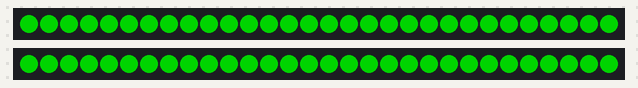
This sketch was run on a simulated Arduino Uno, built with avr-gcc and run on an emulated ATmega328P. On the bench: 2 × 30 RGB LEDs in strip order, left to right. Dim RGB values are drawn brighter than linear.

Above: at 0.16 s.
At 6.0 s:
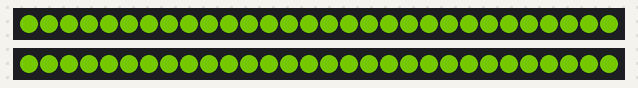
At 19.83 s:
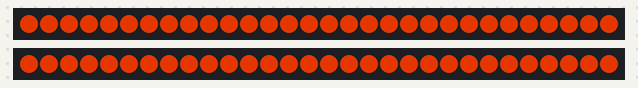
At 39.82 s:
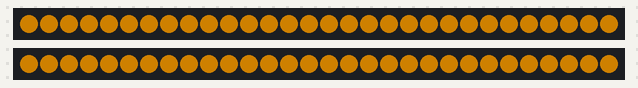

The sketch:

led_example.ino
```cpp
#include <FastLED.h>

// Configuration
#define LED_PIN_1 2         // Pin connected to the first WS2812B strip (D2)
#define LED_PIN_2 3         // Pin connected to the second WS2812B strip (D3)
#define NUM_LEDS 30         // Number of LEDs in each strip
#define BRIGHTNESS 255      // Brightness of LEDs (0-255)
#define TRANSITION_DELAY 10 // Delay in milliseconds between updates

CRGB leds1[NUM_LEDS]; // Define the LED array for the first strip
CRGB leds2[NUM_LEDS]; // Define the LED array for the second strip

void setup() {
  // Initialize the LED strips
  FastLED.addLeds<WS2812B, LED_PIN_1, GRB>(leds1, NUM_LEDS);
  FastLED.addLeds<WS2812B, LED_PIN_2, GRB>(leds2, NUM_LEDS);
  FastLED.setBrightness(BRIGHTNESS);
}

void loop() {
  // Colors
  CRGB green = CRGB::Green;
  CRGB red = CRGB::Red;

  // Transition from green to red
  for (float blendFactor = 0.0; blendFactor <= 1.0; blendFactor += 0.01) {
    CRGB blendedColor = blendColors(green, red, blendFactor);
    fillStrip(leds1, blendedColor); // Update the first strip
    fillStrip(leds2, blendedColor); // Update the second strip
    delay(TRANSITION_DELAY);
  }

  // Transition from red to green
  for (float blendFactor = 1.0; blendFactor >= 0.0; blendFactor -= 0.01) {
    CRGB blendedColor = blendColors(green, red, blendFactor);
    fillStrip(leds1, blendedColor); // Update the first strip
    fillStrip(leds2, blendedColor); // Update the second strip
    delay(TRANSITION_DELAY);
  }
}

// Helper function to blend two colors
CRGB blendColors(CRGB color1, CRGB color2, float blendFactor) {
  return color1.lerp8(color2, blendFactor * 255); // lerp8 interpolates between two colors
}

// Helper function to set all LEDs in a strip to the same color
void fillStrip(CRGB* leds, CRGB color) {
  for (int i = 0; i < NUM_LEDS; i++) {
    leds[i] = color;
  }
  FastLED.show();
}
```
